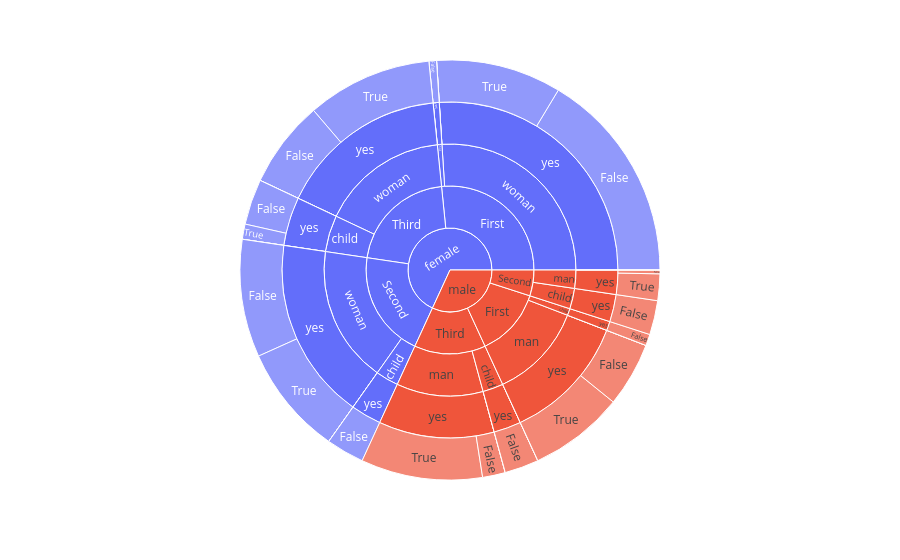

Write notebook code for a chart like this one.
### Markdown cell above
# sunburst plot to show heirarchy

### Code cell
# create sunburst plot on titanic dataset 
import plotly.express as px
import seaborn as sns 

# load data titanic dataset 
df = sns.load_dataset('titanic')
# Create a sunburst plot
fig = px.sunburst(df, path=['sex', 'class', 'who', 'alive', 'alone'], values='survived', color='sex')

fig.show()

### Figure 1 — Plotly figure (JSON) as saved in the notebook; plotly's stock layout.template omitted (floating-point values rounded to 4 significant figures)
{"data": [{"branchvalues": "total", "customdata": [["female"], ["female"], ["female"], ["female"], ["female"], ["female"], ["female"], ["female"], ["female"], ["female"], ["female"], ["female"], ["female"], ["female"], ["female"], ["female"], ["female"], ["female"], ["female"], ["female"], ["female"], ["female"], ["female"], ["female"], ["female"], ["female"], ["female"], ["female"], ["female"], ["female"], ["female"], ["female"], ["female"], ["female"], ["female"], ["female"], ["female"], ["female"], ["female"], ["female"], ["male"], ["male"], ["male"], ["male"], ["male"], ["male"], ["male"], ["male"], ["male"], ["male"], ["male"], ["male"], ["male"], ["male"], ["male"], ["male"], ["male"], ["male"], ["male"], ["male"], ["male"], ["male"], ["male"], ["male"], ["male"], ["male"], ["male"], ["male"], ["male"], ["male"], ["male"], ["male"], ["male"], ["male"], ["male"], ["male"], ["male"]], "domain": {"x": [0, 1], "y": [0, 1]}, "hovertemplate": "labels=%{label}<br>survived=%{value}<br>parent=%{parent}<br>id=%{id}<br>sex=%{customdata[0]}<extra></extra>", "ids": ["female/Third/woman/yes", "female/Second/woman/no/True", "female/First/child/no/False", "female/First/child/yes/False", "female/First/woman/no/False", "female/First/woman/yes", "female/Second/child/yes", "female/Third/child/yes", "female/Third/child/no", "female/Second/woman/yes", "female/Third/woman/no", "female/Second/woman/no", "female/First/woman/no", "female/First/child/no", "female/First/child/yes", "female/First/woman", "female/Third/woman", "female/Second/child", "female/Third/child", "female/Second/woman", "female/First/child", "female/First", "female/Third", "female/Second", "female/First/woman/no/True", "female/Third/woman/no/True", "female", "female/Second/woman/yes/True", "female/Third/child/no/True", "female/First/woman/yes/False", "female/Third/woman/no/False", "female/Third/woman/yes/True", "female/Second/woman/yes/False", "female/Second/woman/no/False", "female/First/woman/yes/True", "female/Third/child/yes/False", "female/Third/child/yes/True", "female/Second/child/yes/False", "female/Third/woman/yes/False", "female/Third/child/no/False", "male/Third/man", "male/First/man", "male/Third/child", "male/Third/child/yes/False", "male/Second/man", "male/Second/child", "male/First/man/no/True", "male/First/child", "male/Third", "male/Third/man/no/True", "male/First", "male/Second", "male/First/child/yes", "male/Third/child/no/False", "male/Second/child/yes", "male/Third/child/yes", "male/First/man/yes/False", "male/Second/child/yes/False", "male/Third/man/yes/False", "male/First/child/yes/False", "male/Second/man/yes/False", "male/Third/child/no/True", "male/Third/man/no", "male/Third/man/yes/True", "male", "male/First/man/no", "male/Third/child/no", "male/First/man/no/False", "male/First/man/yes/True", "male/Second/man/yes", "male/Second/man/no/True", "male/Second/man/no", "male/First/man/yes", "male/Third/man/yes", "male/Second/man/no/False", "male/Second/man/yes/True", "male/Third/man/no/False"], "labels": ["yes", "True", "False", "False", "False", "yes", "yes", "yes", "no", "yes", "no", "no", "no", "no", "yes", "woman", "woman", "child", "child", "woman", "child", "First", "Third", "Second", "True", "True", "female", "True", "True", "False", "False", "True", "False", "False", "True", "False", "True", "False", "False", "False", "man", "man", "child", "False", "man", "child", "True", "child", "Third", "True", "First", "Second", "yes", "False", "yes", "yes", "False", "False", "False", "False", "False", "True", "no", "True", "male", "no", "no", "False", "True", "yes", "True", "no", "yes", "yes", "False", "True", "False"], "marker": {"colors": ["#636efa", "#636efa", "#636efa", "#636efa", "#636efa", "#636efa", "#636efa", "#636efa", "#636efa", "#636efa", "#636efa", "#636efa", "#636efa", "#636efa", "#636efa", "#636efa", "#636efa", "#636efa", "#636efa", "#636efa", "#636efa", "#636efa", "#636efa", "#636efa", "#636efa", "#636efa", "#636efa", "#636efa", "#636efa", "#636efa", "#636efa", "#636efa", "#636efa", "#636efa", "#636efa", "#636efa", "#636efa", "#636efa", "#636efa", "#636efa", "#EF553B", "#EF553B", "#EF553B", "#EF553B", "#EF553B", "#EF553B", "#EF553B", "#EF553B", "#EF553B", "#EF553B", "#EF553B", "#EF553B", "#EF553B", "#EF553B", "#EF553B", "#EF553B", "#EF553B", "#EF553B", "#EF553B", "#EF553B", "#EF553B", "#EF553B", "#EF553B", "#EF553B", "#EF553B", "#EF553B", "#EF553B", "#EF553B", "#EF553B", "#EF553B", "#EF553B", "#EF553B", "#EF553B", "#EF553B", "#EF553B", "#EF553B", "#EF553B"]}, "name": "", "parents": ["female/Third/woman", "female/Second/woman/no", "female/First/child/no", "female/First/child/yes", "female/First/woman/no", "female/First/woman", "female/Second/child", "female/Third/child", "female/Third/child", "female/Second/woman", "female/Third/woman", "female/Second/woman", "female/First/woman", "female/First/child", "female/First/child", "female/First", "female/Third", "female/Second", "female/Third", "female/Second", "female/First", "female", "female", "female", "female/First/woman/no", "female/Third/woman/no", "", "female/Second/woman/yes", "female/Third/child/no", "female/First/woman/yes", "female/Third/woman/no", "female/Third/woman/yes", "female/Second/woman/yes", "female/Second/woman/no", "female/First/woman/yes", "female/Third/child/yes", "female/Third/child/yes", "female/Second/child/yes", "female/Third/woman/yes", "female/Third/child/no", "male/Third", "male/First", "male/Third", "male/Third/child/yes", "male/Second", "male/Second", "male/First/man/no", "male/First", "male", "male/Third/man/no", "male", "male", "male/First/child", "male/Third/child/no", "male/Second/child", "male/Third/child", "male/First/man/yes", "male/Second/child/yes", "male/Third/man/yes", "male/First/child/yes", "male/Second/man/yes", "male/Third/child/no", "male/Third/man", "male/Third/man/yes", "", "male/First/man", "male/Third/child", "male/First/man/no", "male/First/man/yes", "male/Second/man", "male/Second/man/no", "male/Second/man", "male/First/man", "male/Third/man", "male/Second/man/no", "male/Second/man/yes", "male/Third/man/no"], "type": "sunburst", "values": [56.0, 0.0, 0.0, 2.0, 0.0, 89.0, 10.0, 16.0, 0.0, 60.0, 0.0, 0.0, 0.0, 0.0, 2.0, 89.0, 56.0, 10.0, 16.0, 60.0, 2.0, 91.0, 72.0, 70.0, 0.0, 0.0, 233.0, 29.0, 0.0, 56.0, 0.0, 33.0, 31.0, 0.0, 33.0, 12.0, 4.0, 10.0, 23.0, 0.0, 38.0, 42.0, 9.0, 9.0, 8.0, 9.0, 0.0, 3.0, 47.0, 0.0, 45.0, 17.0, 3.0, 0.0, 9.0, 9.0, 17.0, 9.0, 6.0, 3.0, 1.0, 0.0, 0.0, 32.0, 109.0, 0.0, 0.0, 0.0, 25.0, 8.0, 0.0, 0.0, 42.0, 38.0, 0.0, 7.0, 0.0]}], "layout": {"legend": {"tracegroupgap": 0}, "margin": {"t": 60}}}
